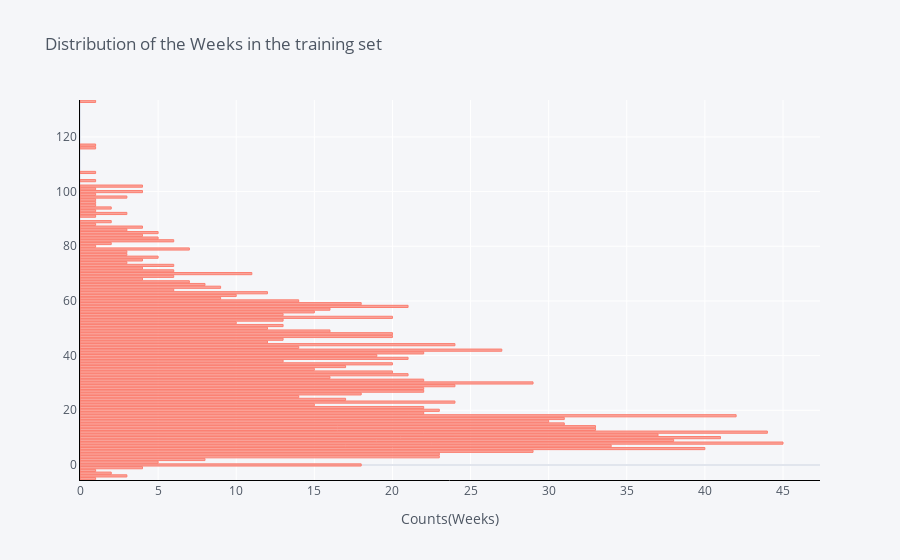

The notebook cell this image was saved under:
### Code cell
train_df['Weeks'].value_counts().iplot(kind='barh',
                                      xTitle='Counts(Weeks)', 
                                      linecolor='black', 
                                      opacity=0.7,
                                      color='#FB8072',
                                      theme='pearl',
                                      bargap=0.2,
                                      gridcolor='white',
                                      title='Distribution of the Weeks in the training set')

### Figure 1 — Plotly figure (JSON) as saved in the notebook; plotly's stock layout.template omitted (floating-point values rounded to 4 significant figures)
{"data": [{"marker": {"color": "rgba(251, 128, 114, 0.7)", "line": {"color": "rgba(251, 128, 114, 1.0)", "width": 1}}, "name": "Weeks", "orientation": "h", "text": "", "type": "bar", "x": [45, 44, 42, 41, 40, 38, 37, 34, 33, 33, 31, 31, 30, 29, 29, 27, 24, 24, 24, 23, 23, 23, 22, 22, 22, 22, 22, 22, 21, 21, 21, 20, 20, 20, 20, 20, 19, 18, 18, 18, 17, 17, 16, 16, 16, 15, 15, 15, 14, 14, 14, 13, 13, 13, 13, 13, 12, 12, 12, 11, 10, 10, 9, 9, 8, 8, 7, 7, 6, 6, 6, 6, 6, 5, 5, 5, 5, 4, 4, 4, 4, 4, 4, 4, 4, 3, 3, 3, 3, 3, 3, 3, 2, 2, 2, 2, 1, 1, 1, 1, 1, 1, 1, 1, 1, 1, 1, 1, 1, 1, 1, 1], "y": [8, 12, 18, 10, 6, 9, 11, 7, 14, 13, 15, 17, 16, 5, 30, 42, 23, 44, 29, 3, 4, 20, 41, 27, 31, 28, 21, 19, 58, 33, 39, 48, 47, 54, 34, 37, 40, 59, 0, 26, 36, 24, 32, 49, 57, 35, 56, 22, 43, 25, 60, 38, 46, 51, 53, 55, 63, 50, 45, 70, 62, 52, 61, 65, 2, 66, 79, 67, 82, 71, 64, 73, 69, 76, 85, 1, 83, 100, 87, 102, 84, -1, 72, 75, 68, -4, 98, 92, 74, 77, 86, 78, 89, 94, -3, 81, 107, -5, 133, 117, 116, 99, 104, 101, 80, 97, 96, 95, 93, 91, 88, -2]}], "layout": {"bargap": 0.2, "legend": {"bgcolor": "#F5F6F9", "font": {"color": "#4D5663"}}, "paper_bgcolor": "#F5F6F9", "plot_bgcolor": "#F5F6F9", "title": {"font": {"color": "#4D5663"}, "text": "Distribution of the Weeks in the training set"}, "xaxis": {"gridcolor": "white", "linecolor": "black", "showgrid": true, "tickfont": {"color": "#4D5663"}, "title": {"font": {"color": "#4D5663"}, "text": "Counts(Weeks)"}, "zerolinecolor": "#E1E5ED"}, "yaxis": {"gridcolor": "white", "linecolor": "black", "showgrid": true, "tickfont": {"color": "#4D5663"}, "title": {"font": {"color": "#4D5663"}, "text": ""}, "zerolinecolor": "#E1E5ED"}}}
